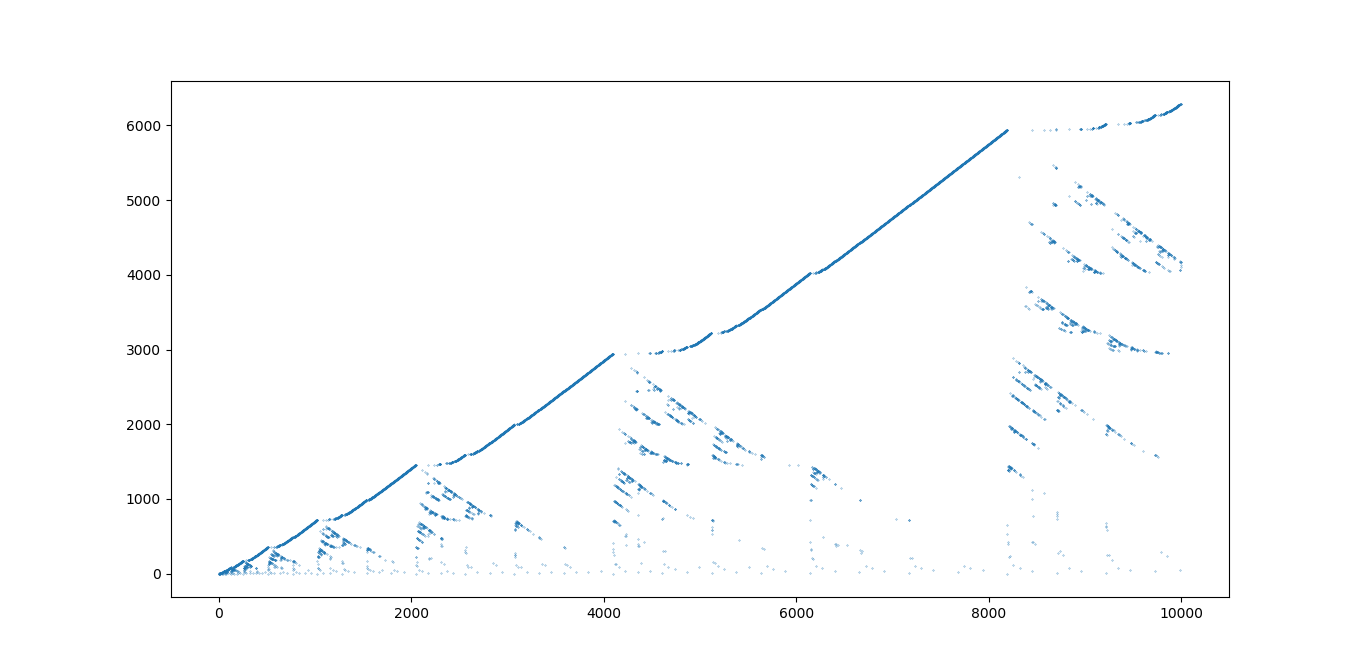

Source code (Python):
#!/usr/bin/env python3

"""
    remy.py
    Rémy Sigrist
    https://oeis.org/A279125
Lexicographically earliest sequence such that, for any distinct i and j, 
a(i)=a(j) implies (i AND j)=0 (where AND stands for the bitwise AND operator).

"""

from collections import defaultdict
import matplotlib.pyplot as plt


def remy(size=10_000):
    seq = [0]
    index_that_used_n = defaultdict(list)
    index_that_used_n.update({0: [1]})
    attempt = 0
    while len(seq) < size:
        index = len(seq) + 1
        if any(index & num for num in index_that_used_n[attempt]):
            attempt += 1
        else:
            seq.append(attempt)
            index_that_used_n[attempt].append(index)
            attempt = 0
    return seq


fig, ax = plt.subplots(1)

ax.plot(remy(10_000), ".", markersize=0.5)

plt.show()
